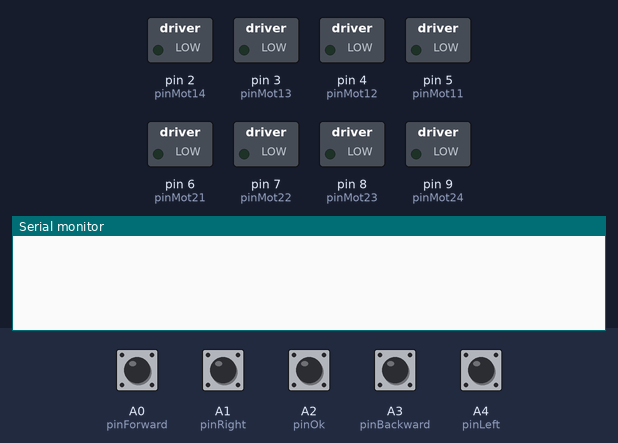
A sketch run on a simulated Arduino Uno, built with avr-gcc and run on an emulated ATmega328P. Parts: switched loads named in the sketch (green lamp = pin HIGH), the last lines printed to the serial monitor. The test bench sets the inputs (shaded band); at power-on: A0 (pinForward), A1 (pinRight), A2 (pinOk), A3 (pinBackward), A4 (pinLeft) HIGH.

Above: at 1.2 s.
1.3 s: A1 (pinRight) pulled LOW for 0.15 s
At 2.3 s:
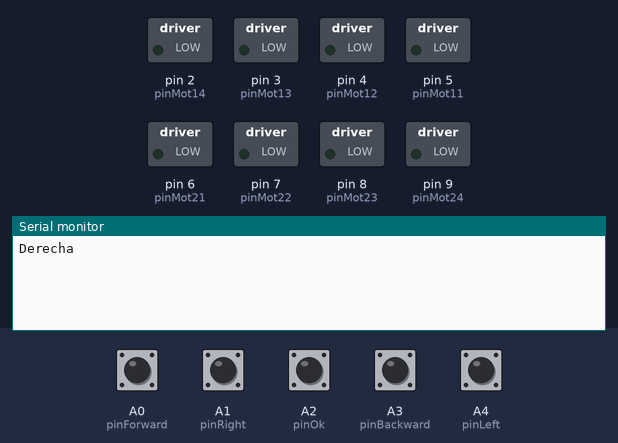
3.0 s: A2 (pinOk) pulled LOW for 0.15 s
At 3.6 s:
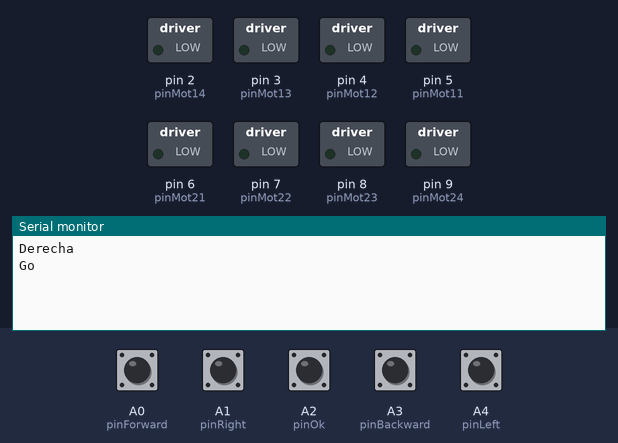
4.7 s: A4 (pinLeft) pulled LOW for 0.15 s
At 6.1 s:
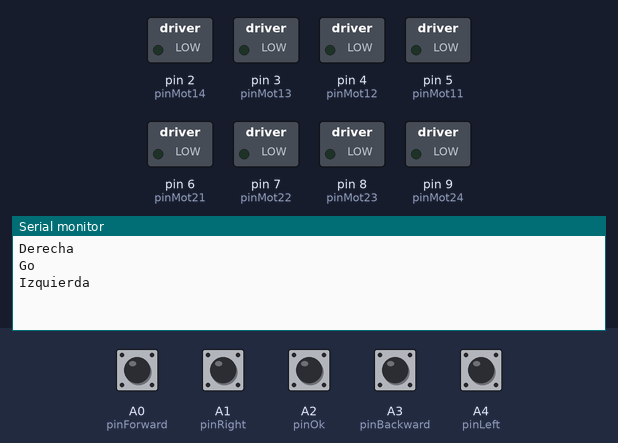
6.4 s: A0 (pinForward) pulsed LOW 2 times (0.12 s each, 0.3 s apart)
At 7.7 s:
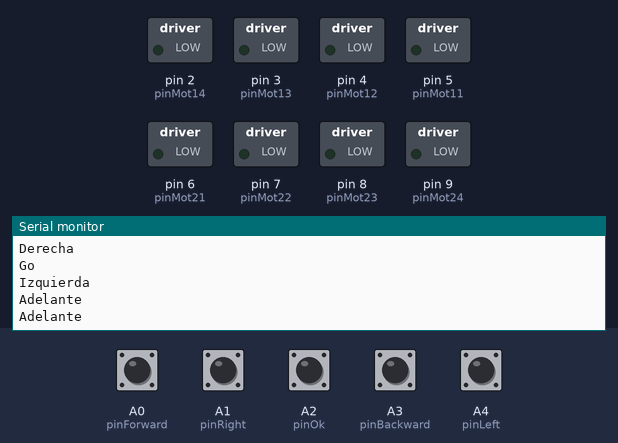

Measured:
- after the input at 1.3 s, the serial monitor: prints a new line after 0.25 s (image 1)
- after the input at 3.0 s, the serial monitor: prints a new line after 0.25 s (image 2)
- after the input at 4.7 s, the serial monitor: prints a new line after 0.25 s (image 3)
- after the input at 6.4 s, the serial monitor: prints a new line after 0.22 s (image 4)

The sketch:

6_readButtons.ino
```cpp
const int pinMot11 = 5;  // the number of the pushbutton pin
const int pinMot12 = 4;  // the number of the pushbutton pin
const int pinMot13 = 3;  // the number of the pushbutton pin
const int pinMot14 = 2;  // the number of the pushbutton pin
int stepMot1 = 0;  // variable for reading the pushbutton status
const int pinMot21 = 6;  // the number of the pushbutton pin
const int pinMot22 = 7;  // the number of the pushbutton pin
const int pinMot23 = 8;  // the number of the pushbutton pin
const int pinMot24 = 9;  // the number of the pushbutton pin
int stepMot2 = 0;  // variable for reading the pushbutton status
// Buttons
const int pinBackward = A3;  // the number of the pushbutton pin
const int pinLeft     = A4;  // the number of the pushbutton pin
const int pinOk       = A2;  // the number of the pushbutton pin
const int pinForward  = A0;  // the number of the pushbutton pin
const int pinRight    = A1;  // the number of the pushbutton pin
bool statePinBackward;
bool statePinLeft;
bool statePinOk;
bool statePinForward;
bool statePinRight;

bool stateButBackward;
bool stateButLeft;
bool stateButOk;
bool stateButForward;
bool stateButRight;

void motores(int stepMot1,int stepMot2){
  switch(stepMot1){
    case 0:
      digitalWrite(pinMot11,1);
      digitalWrite(pinMot12,1);
      digitalWrite(pinMot13,1);
      digitalWrite(pinMot14,1);
    break;
    case 1:
      digitalWrite(pinMot11,1);
      digitalWrite(pinMot12,0);
      digitalWrite(pinMot13,0);
      digitalWrite(pinMot14,0);
    break;
    case 2:
      digitalWrite(pinMot11,0);
      digitalWrite(pinMot12,1);
      digitalWrite(pinMot13,0);
      digitalWrite(pinMot14,0);
    break;
    case 3:
      digitalWrite(pinMot11,0);
      digitalWrite(pinMot12,0);
      digitalWrite(pinMot13,1);
      digitalWrite(pinMot14,0);
    break;
    case 4:
      digitalWrite(pinMot11,0);
      digitalWrite(pinMot12,0);
      digitalWrite(pinMot13,0);
      digitalWrite(pinMot14,1);
    break;
  }
    switch(stepMot2){
    case 0:
      digitalWrite(pinMot21,1);
      digitalWrite(pinMot22,1);
      digitalWrite(pinMot23,1);
      digitalWrite(pinMot24,1);
    break;
    case 1:
      digitalWrite(pinMot21,1);
      digitalWrite(pinMot22,0);
      digitalWrite(pinMot23,0);
      digitalWrite(pinMot24,0);
    break;
    case 2:
      digitalWrite(pinMot21,0);
      digitalWrite(pinMot22,1);
      digitalWrite(pinMot23,0);
      digitalWrite(pinMot24,0);
    break;
    case 3:
      digitalWrite(pinMot21,0);
      digitalWrite(pinMot22,0);
      digitalWrite(pinMot23,1);
      digitalWrite(pinMot24,0);
    break;
    case 4:
      digitalWrite(pinMot21,0);
      digitalWrite(pinMot22,0);
      digitalWrite(pinMot23,0);
      digitalWrite(pinMot24,1);
    break;
  }
}
void adelante(){
  stepMot1=0;
  stepMot2=0;
  for (int i=0;i<=400;i++){
    motores(stepMot1,stepMot2);
    stepMot1++;
    if (stepMot1>=5){
      stepMot1=1;
    }
    stepMot2++;
    if (stepMot2>=5){
      stepMot2=1;
    }
    delay(4);
  }
  stepMot1=0;
  stepMot2=0;
  motores(stepMot1,stepMot2);
}

void atras(){
  stepMot1=4;
  stepMot2=4;
  for (int i=0;i<=400;i++){
    motores(stepMot1,stepMot2);
    stepMot1--;
    if (stepMot1<=0){
      stepMot1=4;
    }
    stepMot2--;
    if (stepMot2<=0){
      stepMot2=4;
    }
    delay(4);
  }
  stepMot1=0;
  stepMot2=0;
  motores(stepMot1,stepMot2);
}

void derecha(){
  stepMot1=0;
  stepMot2=4;
  for (int i=0;i<=800;i++){
    motores(stepMot1,stepMot2);
    stepMot1++;
    if (stepMot1>=5){
      stepMot1=1;
    }
    stepMot2--;
    if (stepMot2<=0){
      stepMot2=4;
    }
    delay(4);
  }
  stepMot1=0;
  stepMot2=0;
  motores(stepMot1,stepMot2);
}

void izquierda(){
  stepMot1=4;
  stepMot2=0;
  for (int i=0;i<=800;i++){
    motores(stepMot1,stepMot2);
    stepMot1--;
    if (stepMot1<=0){
      stepMot1=4;
    }
    stepMot2++;
    if (stepMot2>=5){
      stepMot2=1;
    }
    delay(4);
  }
  stepMot1=0;
  stepMot2=0;
  motores(stepMot1,stepMot2);
}

void setup() {
  Serial.begin(115200);
  pinMode(pinMot11, OUTPUT);
  pinMode(pinMot12, OUTPUT);
  pinMode(pinMot13, OUTPUT);
  pinMode(pinMot14, OUTPUT);
  pinMode(pinMot21, OUTPUT);
  pinMode(pinMot22, OUTPUT);
  pinMode(pinMot23, OUTPUT);
  pinMode(pinMot24, OUTPUT);
  pinMode(pinBackward, INPUT);
  pinMode(pinLeft,     INPUT);
  pinMode(pinOk,       INPUT);
  pinMode(pinForward,  INPUT);
  pinMode(pinRight,    INPUT);
  statePinBackward = digitalRead(pinBackward);
  statePinLeft = digitalRead(pinLeft);
  statePinOk = digitalRead(pinOk);
  statePinForward = digitalRead(pinForward);
  statePinRight = digitalRead(pinRight);
  stateButBackward = 0;
  stateButLeft = 0;
  stateButOk = 0;
  stateButForward = 0;
  stateButRight = 0;
}
void loop() {
  // Boton Atras
  if (statePinBackward != digitalRead(pinBackward)){
    statePinBackward = digitalRead(pinBackward);
    delay(100);
    if (statePinBackward){
      // Presiono
      stateButBackward = 1;
    }
    else{
      // Solto
    }
  }
  // Boton Adelante
  if (statePinForward != digitalRead(pinForward)){
    statePinForward = digitalRead(pinForward);
    delay(100);
    if (statePinForward){
      // Presiono
      stateButForward = 1;
    }
    else{
      // Solto
    }
  }
  // Boton Izquierda
  if (statePinLeft != digitalRead(pinLeft)){
    statePinLeft = digitalRead(pinLeft);
    delay(100);
    if (statePinLeft){
      // Presiono
      stateButLeft = 1;
    }
    else{
      // Solto
    }
  }
  // Boton Derecha
  if (statePinRight != digitalRead(pinRight)){
    statePinRight = digitalRead(pinRight);
    delay(100);
    if (statePinRight){
      // Presiono
      stateButRight = 1;
    }
    else{
      // Solto
    }
  }
  // Boton OK
  if (statePinOk != digitalRead(pinOk)){
    statePinOk = digitalRead(pinOk);
    delay(100);
    if (statePinOk){
      // Presiono
      stateButOk = 1;
    }
    else{
      // Solto
    }
  }
  if (stateButBackward){
    stateButBackward = 0;
    Serial.println("Atras");

  }
  if (stateButForward){
    stateButForward = 0;
    Serial.println("Adelante");

  }
  if (stateButRight){
    stateButRight = 0;
    Serial.println("Derecha");

  }
  if (stateButLeft){
    stateButLeft = 0;
    Serial.println("Izquierda");

  }
  if (stateButOk){
    stateButOk = 0;
    Serial.println("Go");

  }
}
```
